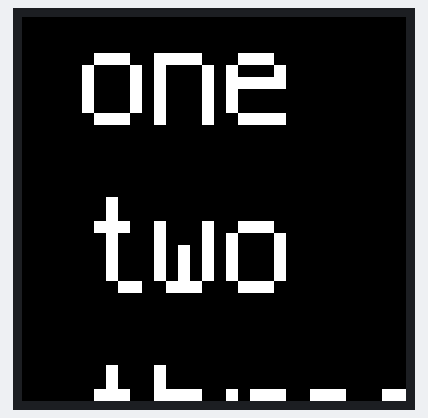
Bench run of a program on a simulated Raspberry Pi Pico running CircuitPython. Parts: 128×128 colour display. What the program prints to the serial console is not drawn.

Above: at 0.1 s.

The program:

code.py
```python
import board
import busio
import displayio
import framebufferio
import digitalio
import sharpdisplay
import terminalio
import fontio
from adafruit_display_text.label import Label
from terminalio import FONT

# Release the existing display, if any
displayio.release_displays()
spi = busio.SPI(board.GP10, MOSI=board.GP11)
chip_select_pin = board.GP12
# Select JUST ONE of the following lines:
# For the 400x240 display (can only be operated at 2MHz)
framebuffer = sharpdisplay.SharpMemoryFramebuffer(spi, chip_select_pin, 128, 128)
# For the 144x168 display (can be operated at up to 8MHz)
#framebuffer = sharpdisplay.SharpMemoryFramebuffer(bus, chip_select_pin, width=144, height=168, baudrate=8000000)

display = framebufferio.FramebufferDisplay(framebuffer)
print(dir(display))


# bitmap = displayio.Bitmap(128, 128, 2)
# palette = displayio.Palette(2)
# tilegrid = displayio.TileGrid(bitmap, pixel_shader=palette)

# group = displayio.Group()
# group.append(tilegrid)
# display.show(group)

label = Label(font=FONT, text="one\ntwo\nthree", x=20, y=20, scale=4, line_spacing=1.2)
while True:
    display.show(label)
```
